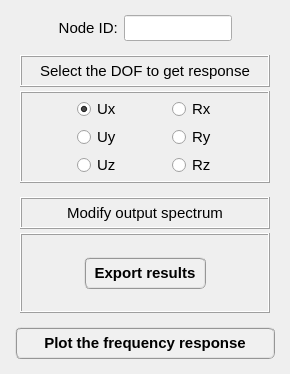
        <widget class="QWidget" name="tab_plot">
         <attribute name="title">
          <string>Plot</string>
         </attribute>
         <layout class="QGridLayout" name="gridLayout_48">
          <item row="0" column="0">
           <widget class="QFrame" name="frame_4">
            <property name="minimumSize">
             <size>
              <width>0</width>
              <height>34</height>
             </size>
            </property>
            <property name="maximumSize">
             <size>
              <width>16777215</width>
              <height>34</height>
             </size>
            </property>
            <property name="frameShape">
             <enum>QFrame::NoFrame</enum>
            </property>
            <property name="frameShadow">
             <enum>QFrame::Raised</enum>
            </property>
            <layout class="QGridLayout" name="gridLayout">
             <property name="leftMargin">
              <number>2</number>
             </property>
             <property name="topMargin">
              <number>2</number>
             </property>
             <property name="rightMargin">
              <number>2</number>
             </property>
             <property name="bottomMargin">
              <number>2</number>
             </property>
             <property name="spacing">
              <number>2</number>
             </property>
             <item row="0" column="2">
              <widget class="QLineEdit" name="lineEdit_node_id">
               <property name="minimumSize">
                <size>
                 <width>108</width>
                 <height>26</height>
                </size>
               </property>
               <property name="maximumSize">
                <size>
                 <width>108</width>
                 <height>26</height>
                </size>
               </property>
               <property name="font">
                <font>
                 <family>Arial</family>
                 <pointsize>11</pointsize>
                 <weight>75</weight>
                 <italic>true</italic>
                 <bold>true</bold>
                </font>
               </property>
               <property name="styleSheet">
                <string notr="true">color: rgb(0, 0, 255);</string>
               </property>
               <property name="text">
                <string/>
               </property>
               <property name="alignment">
                <set>Qt::AlignCenter</set>
               </property>
              </widget>
             </item>
             <item row="0" column="1">
              <widget class="QLabel" name="label_10">
               <property name="minimumSize">
                <size>
                 <width>0</width>
                 <height>26</height>
                </size>
               </property>
               <property name="maximumSize">
                <size>
                 <width>16777215</width>
                 <height>26</height>
                </size>
               </property>
               <property name="font">
                <font>
                 <family>MS Shell Dlg 2</family>
                 <pointsize>11</pointsize>
                 <weight>50</weight>
                 <italic>false</italic>
                 <bold>false</bold>
                </font>
               </property>
               <property name="text">
                <string>Node ID: </string>
               </property>
               <property name="alignment">
                <set>Qt::AlignRight|Qt::AlignTrailing|Qt::AlignVCenter</set>
               </property>
              </widget>
             </item>
             <item row="0" column="0">
              <widget class="QFrame" name="frame_13">
               <property name="frameShape">
                <enum>QFrame::NoFrame</enum>
               </property>
               <property name="frameShadow">
                <enum>QFrame::Raised</enum>
               </property>
              </widget>
             </item>
             <item row="0" column="3">
              <widget class="QFrame" name="frame_18">
               <property name="frameShape">
                <enum>QFrame::NoFrame</enum>
               </property>
               <property name="frameShadow">
                <enum>QFrame::Raised</enum>
               </property>
              </widget>
             </item>
            </layout>
           </widget>
          </item>
          <item row="1" column="0">
           <widget class="QFrame" name="frame_20">
            <property name="frameShape">
             <enum>QFrame::NoFrame</enum>
            </property>
            <property name="frameShadow">
             <enum>QFrame::Raised</enum>
            </property>
            <layout class="QGridLayout" name="gridLayout_20">
             <property name="leftMargin">
              <number>4</number>
             </property>
             <property name="topMargin">
              <number>4</number>
             </property>
             <property name="rightMargin">
              <number>4</number>
             </property>
             <property name="bottomMargin">
              <number>4</number>
             </property>
             <property name="spacing">
              <number>4</number>
             </property>
             <item row="1" column="1">
              <widget class="QFrame" name="frame_5">
               <property name="minimumSize">
                <size>
                 <width>200</width>
                 <height>80</height>
                </size>
               </property>
               <property name="maximumSize">
                <size>
                 <width>300</width>
                 <height>136</height>
                </size>
               </property>
               <property name="frameShape">
                <enum>QFrame::Box</enum>
               </property>
               <property name="frameShadow">
                <enum>QFrame::Raised</enum>
               </property>
               <layout class="QGridLayout" name="gridLayout_19">
                <property name="leftMargin">
                 <number>4</number>
                </property>
                <property name="topMargin">
                 <number>4</number>
                </property>
                <property name="rightMargin">
                 <number>4</number>
                </property>
                <property name="bottomMargin">
                 <number>4</number>
                </property>
                <property name="spacing">
                 <number>4</number>
                </property>
                <item row="2" column="1">
                 <widget class="QRadioButton" name="radioButton_rz">
                  <property name="maximumSize">
                   <size>
                    <width>40</width>
                    <height>16777215</height>
                   </size>
                  </property>
                  <property name="font">
                   <font>
                    <family>MS Shell Dlg 2</family>
                    <pointsize>11</pointsize>
                    <weight>50</weight>
                    <italic>false</italic>
                    <bold>false</bold>
                   </font>
                  </property>
                  <property name="text">
                   <string>Rz</string>
                  </property>
                  <property name="checked">
                   <bool>false</bool>
                  </property>
                 </widget>
                </item>
                <item row="2" column="0">
                 <widget class="QRadioButton" name="radioButton_uz">
                  <property name="maximumSize">
                   <size>
                    <width>40</width>
                    <height>16777215</height>
                   </size>
                  </property>
                  <property name="font">
                   <font>
                    <family>MS Shell Dlg 2</family>
                    <pointsize>11</pointsize>
                    <weight>50</weight>
                    <italic>false</italic>
                    <bold>false</bold>
                   </font>
                  </property>
                  <property name="text">
                   <string>Uz</string>
                  </property>
                  <property name="checked">
                   <bool>false</bool>
                  </property>
                 </widget>
                </item>
                <item row="1" column="1">
                 <widget class="QRadioButton" name="radioButton_ry">
                  <property name="maximumSize">
                   <size>
                    <width>40</width>
                    <height>16777215</height>
                   </size>
                  </property>
                  <property name="font">
                   <font>
                    <family>MS Shell Dlg 2</family>
                    <pointsize>11</pointsize>
                    <weight>50</weight>
                    <italic>false</italic>
                    <bold>false</bold>
                   </font>
                  </property>
                  <property name="text">
                   <string>Ry</string>
                  </property>
                  <property name="checked">
                   <bool>false</bool>
                  </property>
                 </widget>
                </item>
                <item row="0" column="0">
                 <widget class="QRadioButton" name="radioButton_ux">
                  <property name="maximumSize">
                   <size>
                    <width>40</width>
                    <height>16777215</height>
                   </size>
                  </property>
                  <property name="font">
                   <font>
                    <family>MS Shell Dlg 2</family>
                    <pointsize>11</pointsize>
                    <weight>50</weight>
                    <italic>false</italic>
                    <bold>false</bold>
                   </font>
                  </property>
                  <property name="text">
                   <string>Ux</string>
                  </property>
                  <property name="checked">
                   <bool>true</bool>
                  </property>
                 </widget>
                </item>
                <item row="0" column="1">
                 <widget class="QRadioButton" name="radioButton_rx">
                  <property name="maximumSize">
                   <size>
                    <width>40</width>
                    <height>16777215</height>
                   </size>
                  </property>
                  <property name="font">
                   <font>
                    <family>MS Shell Dlg 2</family>
                    <pointsize>11</pointsize>
                    <weight>50</weight>
                    <italic>false</italic>
                    <bold>false</bold>
                   </font>
                  </property>
                  <property name="text">
                   <string>Rx</string>
                  </property>
                  <property name="checked">
                   <bool>false</bool>
                  </property>
                 </widget>
                </item>
                <item row="1" column="0">
                 <widget class="QRadioButton" name="radioButton_uy">
                  <property name="maximumSize">
                   <size>
                    <width>40</width>
                    <height>16777215</height>
                   </size>
                  </property>
                  <property name="font">
                   <font>
                    <family>MS Shell Dlg 2</family>
                    <pointsize>11</pointsize>
                    <weight>50</weight>
                    <italic>false</italic>
                    <bold>false</bold>
                   </font>
                  </property>
                  <property name="text">
                   <string>Uy</string>
                  </property>
                  <property name="checked">
                   <bool>false</bool>
                  </property>
                 </widget>
                </item>
               </layout>
              </widget>
             </item>
             <item row="1" column="0">
              <widget class="QFrame" name="frame_21">
               <property name="frameShape">
                <enum>QFrame::NoFrame</enum>
               </property>
               <property name="frameShadow">
                <enum>QFrame::Raised</enum>
               </property>
              </widget>
             </item>
             <item row="1" column="2">
              <widget class="QFrame" name="frame_22">
               <property name="frameShape">
                <enum>QFrame::NoFrame</enum>
               </property>
               <property name="frameShadow">
                <enum>QFrame::Raised</enum>
               </property>
              </widget>
             </item>
             <item row="0" column="1">
              <widget class="QFrame" name="frame_19">
               <property name="minimumSize">
                <size>
                 <width>250</width>
                 <height>32</height>
                </size>
               </property>
               <property name="maximumSize">
                <size>
                 <width>250</width>
                 <height>32</height>
                </size>
               </property>
               <property name="frameShape">
                <enum>QFrame::Box</enum>
               </property>
               <property name="frameShadow">
                <enum>QFrame::Raised</enum>
               </property>
               <layout class="QGridLayout" name="gridLayout_18">
                <property name="leftMargin">
                 <number>0</number>
                </property>
                <property name="topMargin">
                 <number>0</number>
                </property>
                <property name="rightMargin">
                 <number>0</number>
                </property>
                <property name="bottomMargin">
                 <number>0</number>
                </property>
                <property name="spacing">
                 <number>0</number>
                </property>
                <item row="0" column="0">
                 <widget class="QLabel" name="label_3">
                  <property name="enabled">
                   <bool>true</bool>
                  </property>
                  <property name="sizePolicy">
                   <sizepolicy hsizetype="Preferred" vsizetype="Expanding">
                    <horstretch>0</horstretch>
                    <verstretch>0</verstretch>
                   </sizepolicy>
                  </property>
                  <property name="minimumSize">
                   <size>
                    <width>200</width>
                    <height>20</height>
                   </size>
                  </property>
                  <property name="maximumSize">
                   <size>
                    <width>240</width>
                    <height>32</height>
                   </size>
                  </property>
                  <property name="font">
                   <font>
                    <family>MS Shell Dlg 2</family>
                    <pointsize>11</pointsize>
                    <weight>50</weight>
                    <italic>false</italic>
                    <bold>false</bold>
                   </font>
                  </property>
                  <property name="frameShape">
                   <enum>QFrame::NoFrame</enum>
                  </property>
                  <property name="frameShadow">
                   <enum>QFrame::Sunken</enum>
                  </property>
                  <property name="text">
                   <string>Select the DOF to get response</string>
                  </property>
                  <property name="textFormat">
                   <enum>Qt::AutoText</enum>
                  </property>
                  <property name="scaledContents">
                   <bool>false</bool>
                  </property>
                  <property name="alignment">
                   <set>Qt::AlignCenter</set>
                  </property>
                  <property name="wordWrap">
                   <bool>false</bool>
                  </property>
                  <property name="indent">
                   <number>0</number>
                  </property>
                 </widget>
                </item>
               </layout>
              </widget>
             </item>
            </layout>
           </widget>
          </item>
          <item row="2" column="0">
           <widget class="QFrame" name="frame_48">
            <property name="frameShape">
             <enum>QFrame::NoFrame</enum>
            </property>
            <property name="frameShadow">
             <enum>QFrame::Raised</enum>
            </property>
            <layout class="QGridLayout" name="gridLayout_44">
             <property name="leftMargin">
              <number>4</number>
             </property>
             <property name="topMargin">
              <number>4</number>
             </property>
             <property name="rightMargin">
              <number>4</number>
             </property>
             <property name="bottomMargin">
              <number>4</number>
             </property>
             <property name="spacing">
              <number>4</number>
             </property>
             <item row="1" column="1">
              <widget class="QFrame" name="frame_49">
               <property name="minimumSize">
                <size>
                 <width>200</width>
                 <height>80</height>
                </size>
               </property>
               <property name="maximumSize">
                <size>
                 <width>300</width>
                 <height>136</height>
                </size>
               </property>
               <property name="frameShape">
                <enum>QFrame::Box</enum>
               </property>
               <property name="frameShadow">
                <enum>QFrame::Raised</enum>
               </property>
               <layout class="QGridLayout" name="gridLayout_45">
                <property name="leftMargin">
                 <number>4</number>
                </property>
                <property name="topMargin">
                 <number>4</number>
                </property>
                <property name="rightMargin">
                 <number>4</number>
                </property>
                <property name="bottomMargin">
                 <number>4</number>
                </property>
                <property name="spacing">
                 <number>4</number>
                </property>
                <item row="0" column="0">
                 <widget class="QFrame" name="frame_31">
                  <property name="frameShape">
                   <enum>QFrame::NoFrame</enum>
                  </property>
                  <property name="frameShadow">
                   <enum>QFrame::Raised</enum>
                  </property>
                 </widget>
                </item>
                <item row="0" column="1">
                 <widget class="QPushButton" name="pushButton_plot_frequency_response_2">
                  <property name="minimumSize">
                   <size>
                    <width>120</width>
                    <height>32</height>
                   </size>
                  </property>
                  <property name="maximumSize">
                   <size>
                    <width>320</width>
                    <height>32</height>
                   </size>
                  </property>
                  <property name="font">
                   <font>
                    <family>MS Shell Dlg 2</family>
                    <pointsize>11</pointsize>
                    <weight>75</weight>
                    <italic>false</italic>
                    <bold>true</bold>
                   </font>
                  </property>
                  <property name="styleSheet">
                   <string notr="true">QPushButton{border-radius: 6px; border-color: rgb(150, 150, 150); border-style: ridge; border-width: 2px; color: rgb(0, 0, 0); background-color: rgb(240, 240, 240); font: 75 bold 11pt &quot;MS Shell Dlg 2&quot;}
QPushButton:hover{border-radius: 6px; border-color: rgb(0, 170, 255); border-style: ridge; border-width: 2px; color: rgb(0, 0, 0); background-color: rgba(174, 213, 255, 100); font: 75 bold 11pt &quot;MS Shell Dlg 2&quot;}
QPushButton:pressed{border-radius: 6px; border-color: rgb(0, 170, 255); border-style: ridge; border-width: 3px; color: rgb(0, 0, 0); background-color: rgb(174, 213, 255); font: 75 bold 11pt &quot;MS Shell Dlg 2&quot;}</string>
                  </property>
                  <property name="text">
                   <string>  Export results  </string>
                  </property>
                  <property name="flat">
                   <bool>false</bool>
                  </property>
                 </widget>
                </item>
                <item row="0" column="2">
                 <widget class="QFrame" name="frame_32">
                  <property name="frameShape">
                   <enum>QFrame::NoFrame</enum>
                  </property>
                  <property name="frameShadow">
                   <enum>QFrame::Raised</enum>
                  </property>
                 </widget>
                </item>
               </layout>
              </widget>
             </item>
             <item row="1" column="0">
              <widget class="QFrame" name="frame_51">
               <property name="frameShape">
                <enum>QFrame::NoFrame</enum>
               </property>
               <property name="frameShadow">
                <enum>QFrame::Raised</enum>
               </property>
              </widget>
             </item>
             <item row="1" column="2">
              <widget class="QFrame" name="frame_52">
               <property name="frameShape">
                <enum>QFrame::NoFrame</enum>
               </property>
               <property name="frameShadow">
                <enum>QFrame::Raised</enum>
               </property>
              </widget>
             </item>
             <item row="0" column="1">
              <widget class="QFrame" name="frame_50">
               <property name="minimumSize">
                <size>
                 <width>250</width>
                 <height>32</height>
                </size>
               </property>
               <property name="maximumSize">
                <size>
                 <width>250</width>
                 <height>32</height>
                </size>
               </property>
               <property name="frameShape">
                <enum>QFrame::Box</enum>
               </property>
               <property name="frameShadow">
                <enum>QFrame::Raised</enum>
               </property>
               <layout class="QGridLayout" name="gridLayout_46">
                <property name="leftMargin">
                 <number>0</number>
                </property>
                <property name="topMargin">
                 <number>0</number>
                </property>
                <property name="rightMargin">
                 <number>0</number>
                </property>
                <property name="bottomMargin">
                 <number>0</number>
                </property>
                <property name="spacing">
                 <number>0</number>
                </property>
                <item row="0" column="0">
                 <widget class="QLabel" name="label_22">
                  <property name="enabled">
                   <bool>true</bool>
                  </property>
                  <property name="sizePolicy">
                   <sizepolicy hsizetype="Preferred" vsizetype="Expanding">
                    <horstretch>0</horstretch>
                    <verstretch>0</verstretch>
                   </sizepolicy>
                  </property>
                  <property name="minimumSize">
                   <size>
                    <width>240</width>
                    <height>20</height>
                   </size>
                  </property>
                  <property name="maximumSize">
                   <size>
                    <width>240</width>
                    <height>32</height>
                   </size>
                  </property>
                  <property name="font">
                   <font>
                    <family>MS Shell Dlg 2</family>
                    <pointsize>11</pointsize>
                    <weight>50</weight>
                    <italic>false</italic>
                    <bold>false</bold>
                   </font>
                  </property>
                  <property name="frameShape">
                   <enum>QFrame::NoFrame</enum>
                  </property>
                  <property name="frameShadow">
                   <enum>QFrame::Sunken</enum>
                  </property>
                  <property name="text">
                   <string>Modify output spectrum</string>
                  </property>
                  <property name="textFormat">
                   <enum>Qt::AutoText</enum>
                  </property>
                  <property name="scaledContents">
                   <bool>false</bool>
                  </property>
                  <property name="alignment">
                   <set>Qt::AlignCenter</set>
                  </property>
                  <property name="wordWrap">
                   <bool>false</bool>
                  </property>
                  <property name="indent">
                   <number>0</number>
                  </property>
                 </widget>
                </item>
               </layout>
              </widget>
             </item>
            </layout>
           </widget>
          </item>
          <item row="3" column="0">
           <widget class="QFrame" name="frame_3">
            <property name="minimumSize">
             <size>
              <width>0</width>
              <height>40</height>
             </size>
            </property>
            <property name="maximumSize">
             <size>
              <width>16777215</width>
              <height>40</height>
             </size>
            </property>
            <property name="frameShape">
             <enum>QFrame::NoFrame</enum>
            </property>
            <property name="frameShadow">
             <enum>QFrame::Raised</enum>
            </property>
            <layout class="QGridLayout" name="gridLayout_47">
             <property name="leftMargin">
              <number>2</number>
             </property>
             <property name="topMargin">
              <number>2</number>
             </property>
             <property name="rightMargin">
              <number>2</number>
             </property>
             <property name="bottomMargin">
              <number>2</number>
             </property>
             <property name="spacing">
              <number>2</number>
             </property>
             <item row="0" column="0">
              <widget class="QFrame" name="frame_53">
               <property name="frameShape">
                <enum>QFrame::NoFrame</enum>
               </property>
               <property name="frameShadow">
                <enum>QFrame::Raised</enum>
               </property>
              </widget>
             </item>
             <item row="0" column="1">
              <widget class="QPushButton" name="pushButton_plot_frequency_response">
               <property name="minimumSize">
                <size>
                 <width>260</width>
                 <height>32</height>
                </size>
               </property>
               <property name="maximumSize">
                <size>
                 <width>320</width>
                 <height>32</height>
                </size>
               </property>
               <property name="font">
                <font>
                 <family>MS Shell Dlg 2</family>
                 <pointsize>11</pointsize>
                 <weight>75</weight>
                 <italic>false</italic>
                 <bold>true</bold>
                </font>
               </property>
               <property name="styleSheet">
                <string notr="true">QPushButton{border-radius: 6px; border-color: rgb(150, 150, 150); border-style: ridge; border-width: 2px; color: rgb(0, 0, 0); background-color: rgb(240, 240, 240); font: 75 bold 11pt &quot;MS Shell Dlg 2&quot;}
QPushButton:hover{border-radius: 6px; border-color: rgb(0, 170, 255); border-style: ridge; border-width: 2px; color: rgb(0, 0, 0); background-color: rgba(174, 213, 255, 100); font: 75 bold 11pt &quot;MS Shell Dlg 2&quot;}
QPushButton:pressed{border-radius: 6px; border-color: rgb(0, 170, 255); border-style: ridge; border-width: 3px; color: rgb(0, 0, 0); background-color: rgb(174, 213, 255); font: 75 bold 11pt &quot;MS Shell Dlg 2&quot;}</string>
               </property>
               <property name="text">
                <string>Plot the frequency response</string>
               </property>
               <property name="flat">
                <bool>false</bool>
               </property>
              </widget>
             </item>
             <item row="0" column="2">
              <widget class="QFrame" name="frame_54">
               <property name="frameShape">
                <enum>QFrame::NoFrame</enum>
               </property>
               <property name="frameShadow">
                <enum>QFrame::Raised</enum>
               </property>
              </widget>
             </item>
            </layout>
           </widget>
          </item>
         </layout>
        </widget>
